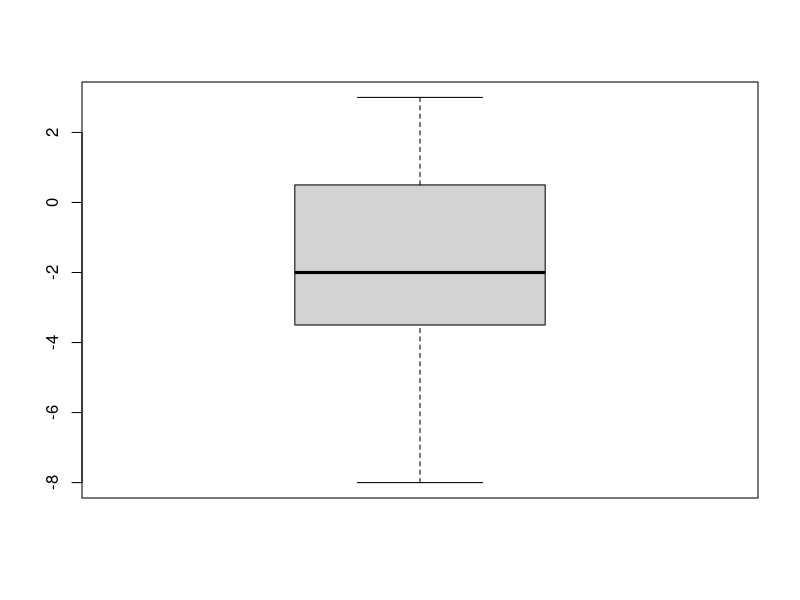
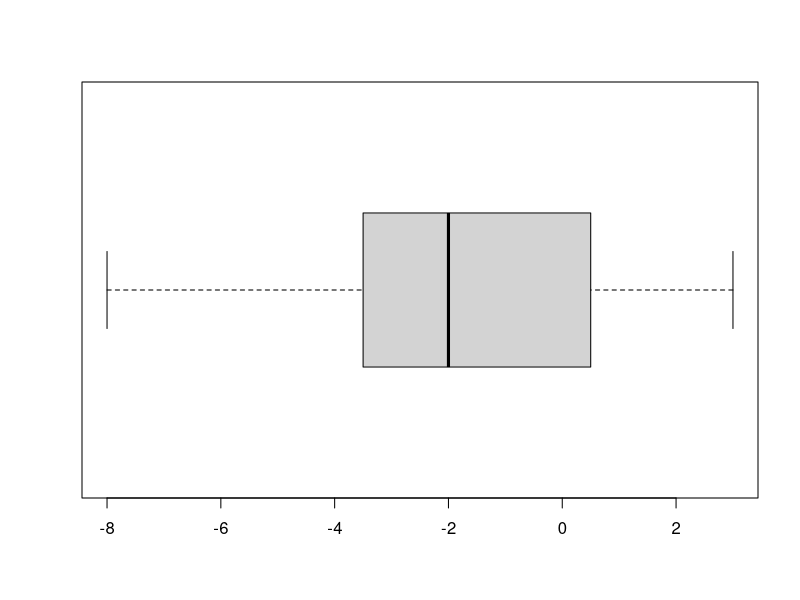

R code for these plots, in order:
## 9장 연습문제(1)

## 1
flour <- c( 3, -2, -1,  0,  1, -2)  # 밀가루
diet  <- c(-4,  1, -3, -5, -2, -8)  # 다이어트약
total <- c(flour, diet)             # 12명 전원의 데이터

boxplot(total)
boxplot(total, horizontal=T)
